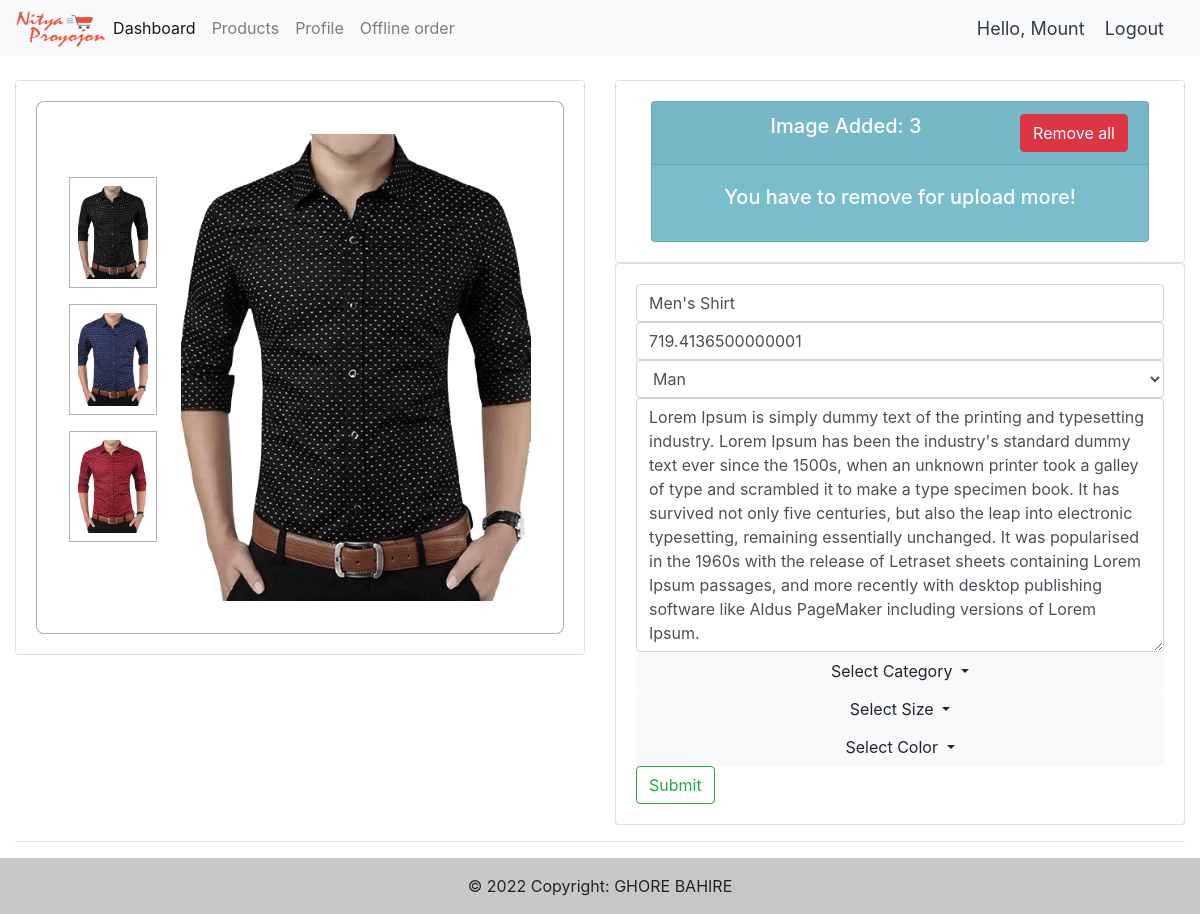
The page /shop/product-edit/1/ (signed in) on the database its author committed.
### store/models.py (models this page shows, shortened)
class ProductImages(models.Model):
    product =  models.ForeignKey(Product, null=True, on_delete= models.CASCADE)
    img = models.ImageField(default="product-pic.jpg",null = True,blank = True)

class Product(models.Model):
    FOR = (
        ('woman','Woman'),
        ('man', 'Man')
    )
    shopowner = models.ForeignKey(ShopOwner, null=True, on_delete= models.CASCADE)
    name = models.CharField(max_length=200,blank = True, null=True)
    price = models.FloatField(default=0,null=True)
    category = models.ManyToManyField(Category)
    description = models.CharField(max_length=2000, null=True,blank=True)
    date_created = models.DateTimeField(auto_now_add=True, null=True)
    quantity = models.CharField(max_length=100,blank = True, null=True)
    digital = models.BooleanField(default=False, null=True, blank=False)
    color = models.ManyToManyField(Color)
    size = models.ManyToManyField(Size)
    stock = models.IntegerField(default=0, null = True,blank = True)
    discount = models.IntegerField(default=0, null = True,blank = True)
    discount_amount = models.FloatField(default=0, null = True,blank = True)
    rate = models.FloatField(default=0, null = True,blank = True)
    featured = models.BooleanField(default=False,blank=True,null=True)
    c_for = models.CharField(max_length=200,blank=True, null=True,choices=FOR)

### store/decorators.py (the view)
    def wrapper_function(request, *args, **kwargs):
        group = None
        if request.user.groups.exists():
            group = request.user.groups.all()[0].name
        if group == 'customer':
            return redirect('store')
        if group == 'shopowner':
            return view_func(request, *args, **kwargs)

### store/forms.py
class ProductForm(ModelForm):
    name = forms.CharField(label='Product Name',widget=forms.TextInput(attrs={'placeholder': 'Product Name'}))
    price = forms.FloatField(label='Price',widget=forms.TextInput(attrs={'placeholder': 'Price'}))
    description = forms.CharField(max_length=2000,label='Description',widget=forms.Textarea(attrs={'placeholder': 'Description'}))
    category = forms.ModelMultipleChoiceField(
            queryset=Category.objects.all(),
            widget=forms.CheckboxSelectMultiple,
            required=True)
    color = forms.ModelMultipleChoiceField(
            queryset=Color.objects.all(),
            widget=forms.CheckboxSelectMultiple,
            required=True)
    size = forms.ModelMultipleChoiceField(
            queryset=Size.objects.all(),
            widget=forms.CheckboxSelectMultiple,
            required=True)
    class Meta:
        model = Product
        fields = '__all__'

### store/models.py (called while the page is built)
    def __str__(self):
        return self.name

    def __str__(self):
        return self.color

    def __str__(self):
        return self.size

### store/templates/shop/productEdit.html (shortened to what this page needs)
{% extends 'shop/main.html' %}
{% load static %}
{% load widget_tweaks %}
{% block head %}
<link rel="stylesheet" href="https://cdnjs.cloudflare.com/ajax/libs/font-awesome/5.15.3/css/all.min.css">
{% endblock %}
{% block main %}
<br>
<div class="row">
    <div class="col-md-6">
        <div class="card card-body">
            <section class="featured featured_inside" id="featured">
                <div class="box-container">
                    <div class="box">
                        <div class="image-container">
                            <div class="small-image">
                                {% for j in images %}
                                <img src="{{ j.img.url }}" class="small-image-1" alt="">
                                {% endfor %}
                            </div>
                            <div class="big-image">
                                {% for j in big_image %}
                                <img src="{{ j.img.url }}" class="big-image-1" alt="">
                                {% endfor %}
                            </div>
                        </div>
                    </div>
                </div>
            </section>
        </div>
    </div>
    <div class="col-md-6">
        <div class="card card-body">
            <div class="row">
                <div class="col">
                    <div class="col-md">
                        <div class="card text-center text-white md-3" id="orders-delivered">
                            <div class="card-header">
                                <h5 class="card-title">Image Added: {{total_images}}
                                    <form method="POST" style="float: right;">
                                        <input type="submit" name="remove" class="btn btn-danger" value="Remove all">
                                    </form>
                                </h5>
                            </div>
                            <div class="card-body">
                                {% if total_images >= 3  %}
                                <h5 class="card-title">You have to remove for upload more!</h5>
                                {% else %}
                                <form method="POST" style="display: flex;">
                                    {% csrf_token %}
                                    <input type="file" name="images" multiple class="form-control" style="width: 78%; margin-right: 1%; ">
                                    <input type="submit" class="btn btn-success" value="Add" style="width: 20%; float: left;">
                                </form>
                                {% endif %}
                            </div>
                        </div>
                    </div>
                </div>
            </div>
        </div>
        <div class="card card-body">
            <form method="POST" action="{% url 'store:shop-product-edit' product.id %}">
                {{form.name|add_class:'form-control'}}
                {{form.price|add_class:'form-control'}}
                {{form.c_for|add_class:'form-control'}}
                {{form.description|add_class:'form-control'}}
                <div class="dropdown filter-form">
                    <button style="width: 100%;" class="btn btn-light dropdown-toggle" type="button" id="dropdownMenuButton" data-toggle="dropdown" aria-haspopup="true" aria-expanded="false">
                      Select Category
                    </button>
                  </div>
                  <div class="dropdown filter-form">
                      <button style="width: 100%;" class="btn btn-light dropdown-toggle" type="button" id="dropdownMenuButton" data-toggle="dropdown" aria-haspopup="true" aria-expanded="false">
                        Select Size
                      </button>
                    </div>
                    <div class="dropdown filter-form">
                        <button style="width: 100%;" class="btn btn-light dropdown-toggle" type="button" id="dropdownMenuButton" data-toggle="dropdown" aria-haspopup="true" aria-expanded="false">
                          Select Color
                        </button>
                      </div>
                    <button type="submit" class="btn btn-outline-success">Submit</button>
            </form>
        </div>
    </div>
</div>
{% endblock %}

### store/templates/shop/navbar.html (shortened to what this page needs)
{% load static %}
<nav class="navbar navbar-expand-lg navbar-light bg-light">
    <a href="https://nityaproyojon.com/"><img src="{% static 'images/logo.png'%}" alt="" height="40px"></a>
    <div class="collapse navbar-collapse" id="navbarNav">
      <ul class="navbar-nav">
        {% if request.user.is_staff%}
        <li class="nav-item active">
          <a class="nav-link" href="{% url 'store:home' %}">Dashboard</a>
        </li>
        <li class="nav-item">
          <a class="nav-link" href="{% url 'store:shop-product' %}">Products</a>
        </li>
        <li class="nav-item">
          <a class="nav-link" href="{% url 'store:account' %}">Profile</a>
        </li>
        <li class="nav-item">
          <a class="nav-link" href="{% url 'store:offline-order' %}">Offline order</a>
        </li>
        {% endif %}
      </ul>
    </div>
    {% if request.user.is_authenticated %}
    <span class="hello-msg">Hello, {{request.user.first_name}}</span>
    <span ><a class="hello-msg" href="{% url 'store:logout' %}">Logout</a></span>
    {% else %}
    <span ><a class="hello-msg" href="{% url 'store:login' %}">Login</a></span>
    {% endif %}
  </nav>

### store/templates/shop/productEdit.html (style rules this page uses)
:root { --orange:#ff9500; --white-color:#fff; --black-color:#333; --light-color:rgba(0,0,0,.3); }
.featured .box-container { display: flex; flex-wrap: wrap; gap:1.5rem; }
.featured .box-container .box { flex:1 1 27rem; background: var(--white-color); border:.1rem solid var(--light-color); border-radius: .5rem; padding:1rem; }
.featured .box-container .box .image-container { display: flex; gap:1.5rem; align-items: center; padding:1rem; }
.featured .box-container .box .image-container .small-image { width:20%; }
.featured .box-container .box .image-container .big-image { width:80%; }
.featured .box-container .box .image-container .small-image img { width:100%; padding: .5rem; margin-bottom: 1rem; border:.1rem solid var(--light-color); cursor: pointer; }
.featured .box-container .box .image-container .big-image img { width:100%; }
#orders-delivered { background-color: #7abecc; }

### store/templates/shop/navbar.html (style rules this page uses)
.hello-msg { font-size:18px; color:#343a40; margin-right: 20px; }

### rows shown on the page
ProductImages: img (picture)
ProductImages: img (picture)
ProductImages: img (picture)
Product: name "Men's Shirt", price "719.4136500000001", c_for "Man", description "Lorem Ipsum is simply dummy text of the printing and typesetting industry. Lorem Ipsum has been the industry's standard dummy text ever since the 1500s, when an unknown printer took a galley of type and scrambled it to make a type specimen book. It has survived not only five centuries, but also the leap into electronic typesetting, remaining essentially unchanged. It was popularised in the 1960s with the release of Letraset sheets containing Lorem Ipsum passages, and more recently with desktop publishing software like Aldus PageMaker including versions of Lorem Ipsum."

### other values the page prints
{{ request.user.first_name }} "Mount"
{{ total_images }} "3"
